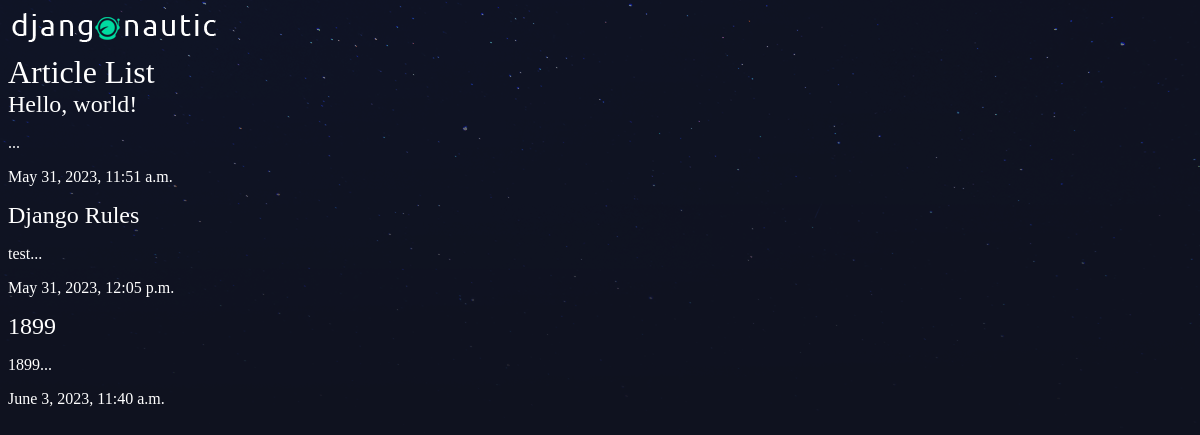
/articles/, run on an earlier commit of the app's database.
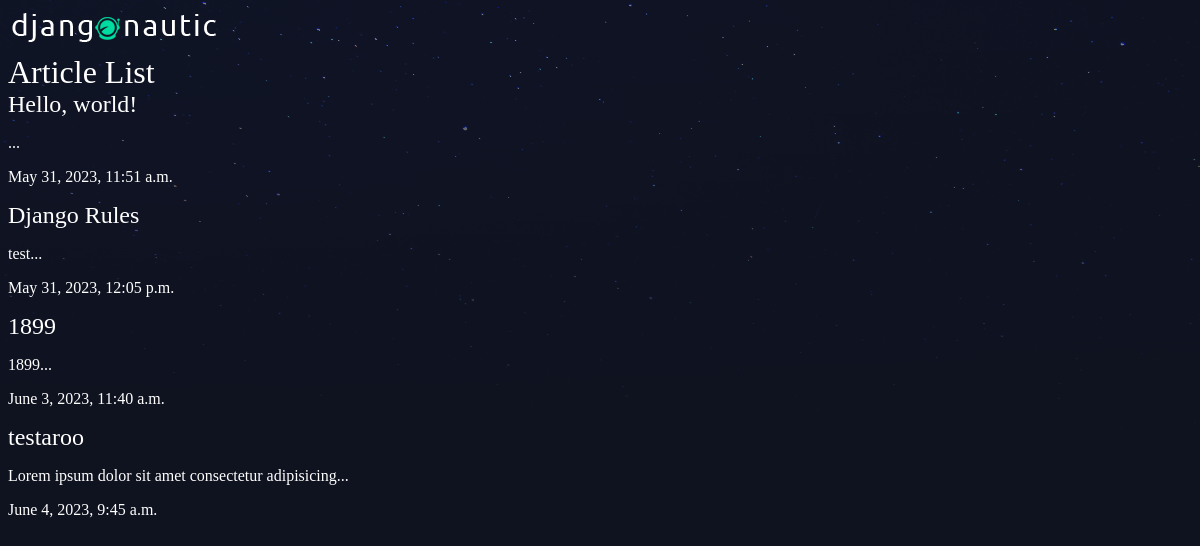
And on a later commit of the database.
### articles/models.py (models this page shows, shortened)
class Article(models.Model):
    title = models.CharField(max_length=100)
    slug = models.SlugField()
    body = models.TextField()
    date = models.DateTimeField(auto_now_add=True)
    def snippet(self):
        return self.body[:50] + '...'

### articles/views.py (the view)
# urls.py: path('',views.article_list, name="list"),
def article_list(request):
    articles = Article.objects.all().order_by('date')
    return render(request, 'articles/article_list.html', {'articles': articles})

### articles/templates/articles/article_list.html
{% extends 'base_layout.html' %} {% block content %}
<h1>Article List</h1>
<div class="articles">
  {% for article in articles %}
  <div class="article">
    <h2>
      <a href="{% url 'articles:detail' slug=article.slug %}"
        >{{ article.title }}</a
      >
    </h2>
    <p>{{ article.snippet }}</p>
    <p>{{ article.date }}</p>
  </div>
  {% endfor %}
</div>
{% endblock %}

### templates/base_layout.html (shortened to what this page needs)
<!DOCTYPE html>
<html lang="en">
  <head>
    <link rel="stylesheet" href="/static/styles.css" />
  </head>
  <body>
    <div class="wrapper">
      <h1>
        <a href="{% url 'articles:list' %}"><img src="/static/logo.png" /></a>
      </h1>
      {% block content %} {% endblock %}
    </div>
  </body>
</html>

### assets/styles.css (style rules this page uses)
body { background-color: #0f121f; background-image: url(stars.png); background-repeat: no-repeat; color: #fff; }
body * { font-family: Ubuntu; }
h1, h2, h3, h4, h5 { font-weight: normal; margin: 0; }
a, a:hover, a:visited { color: #fff; text-decoration: none; }

What changed in the data, as far as the page shows it:
added Article: title "testaroo", snippet "Lorem ipsum dolor sit amet consectetur adipisicing...", date "June 4, 2023, 9:45 a.m."
